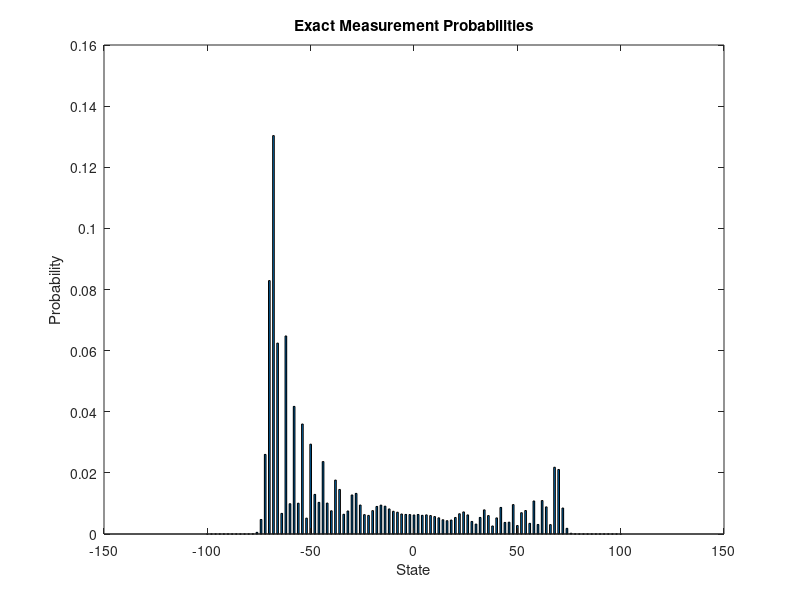

This chart was generated by the following MATLAB code:
t=100; % steps
probabilities = zeros(2*t + 1,1);
for n = -t:2:t
    l = (t+n)/2;
    res = 0;
    for k = 0:l-1
        if l-1 < 0 || l-1 < k
            a = 0;
        else
            a = nchoosek(l-1, k);
        end
        if t-l < 0 || t-l < k
            b = 0;
        else
            b = nchoosek(t-l, k);
        end
        res = res + a*b*(-1)^(l-k-1);
    end
    
    res2 = 0;
    for k = 1:l
        if l-1 < 0 || l-1 < k-1
            a = 0;
        else
            a = nchoosek(l-1, k-1);
        end
        if t-l < 0 || (t-l) < k
            b = 0;
        else
            b = nchoosek(t-l, k);
        end
        res2 = res2 + a*b*(-1)^(l-k);
    end
    
    probabilities(t+1+n) = (res * res + res2 * res2)/2^t;
end
probabilities(1) = 1/2^t;

% check sum is 1
sum = 0;
for i = 0:2*t
    sum = sum + probabilities(i+1);
end
disp(sum);

bar(-t:t,probabilities)
title("Exact Measurement Probabilities")
xlabel("State")
ylabel("Probability")

